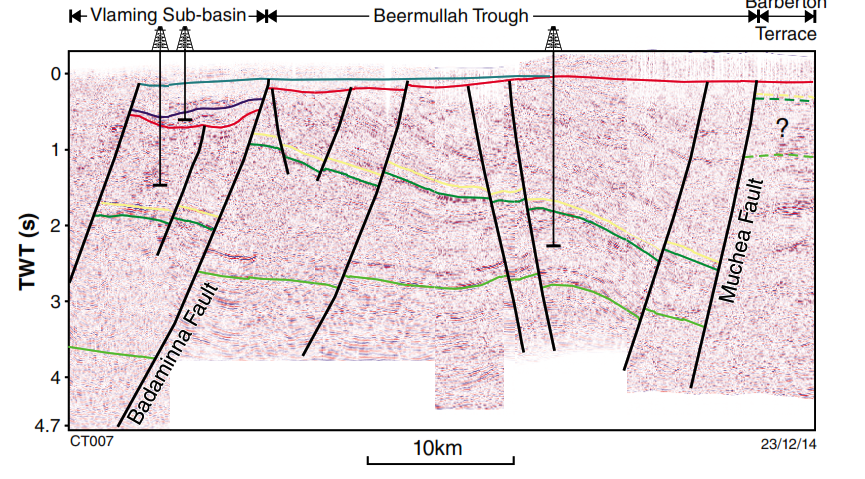
#> input picture Geological_data/Geophysical_data/Thomas_Transect/Figure_11.png, 865 x 479 px
$ python Images_interp.py
#> lines starting #> are read from the running program, lines starting #| are printed output that depends on the picture; after the words box and inside, x2 and y2 are one past the last pixel; in counts of white or black regions, pixels touching at a corner belong together
# -*- coding: utf-8 -*-
"""
Created on Thu Mar 21 08:34:47 2024

@author: 00098687
"""

import numpy as np
import scipy as sp
import pylab as plt
from skimage.measure import label

class transect:

    def __init__(self,coord,px0,px1,z1,z2,pz1,pz2):
        self.coord = coord
        self.px0 = px0
        self.px1 = px1
        self.z1 = z1
        self.z2 = z2
        self.pz1 = pz1
        self.pz2 = pz2
        self.dzdp = (z2-z1)/(pz2-pz1)

        L = []

        for i in range(len(coords)-1):
            L.append(np.sqrt((coords[i,0]-coords[i+1,0])**2 +
                             (coords[i,1]-coords[i+1,1])**2))

        L = np.array(L)
        self.L = np.cumsum(L)/np.sum(L)

    def xyz(self,px,pz):
        frac = (px - self.px0)/(self.px1 - self.px0)
        n = np.argmin(np.abs(self.L-frac))
        if self.L[n]> frac: n-=1
        if n< 0: n = 0
        frac2 = (frac-self.L[n])/(self.L[n+1]-self.L[n])
        x = (1.-frac2) * self.coord[n ,0] + frac2 * self.coord[n+1,0]
        y = (1.-frac2) * self.coord[n ,1] + frac2 * self.coord[n+1,1]
        z = self.z1 + (pz - self.pz1) * self.dzdp
        return(x,y,z)


im = plt.imread('Figure_11.png')
#> im is the input picture: shape (479, 865, 4) float32; mean R, G, B, A 0.906, 0.862, 0.874, 1

#plt.imshow(im)

#print(ljhvljv)

dum = np.zeros(np.shape(im)[:2])

dum = np.copy(im[:,:,2])

dum[dum == 1] = 0.9

dum[dum <= 0.01] = 1.
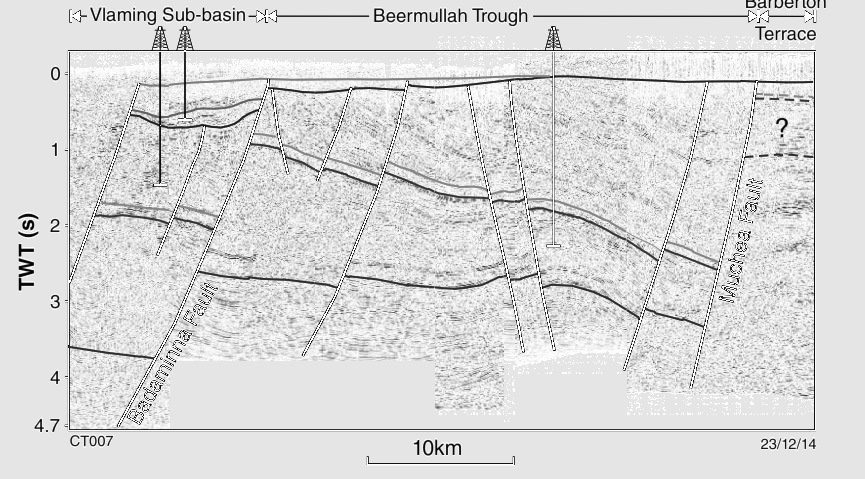
#> dum: shape (479, 865) float32; min 0.0118, max 1, mean 0.856

dum[dum < 1] = 0
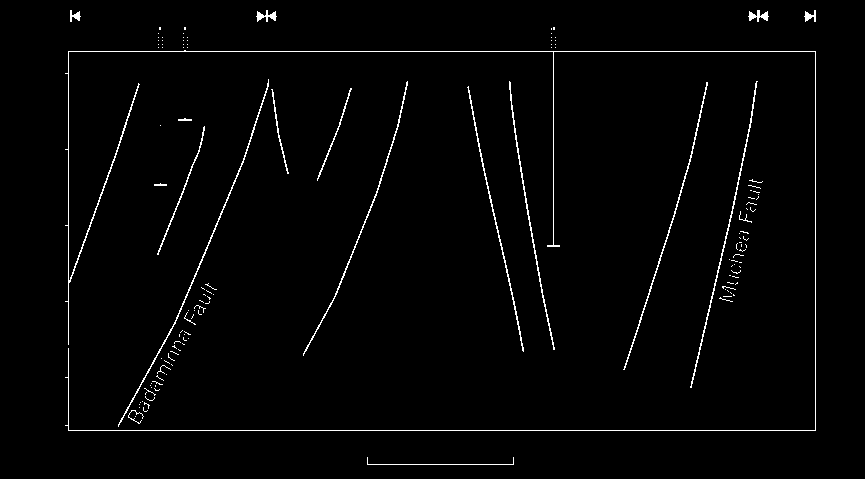
#> dum: shape (479, 865) float32; values 0 (black) and 1 (white), 1.8% white in thin lines or dots, all inside (x1, y1, x2, y2) = (65, 10, 816, 465)

dum2 = np.copy(im[:,:,2])
dum2[dum2 < 0.134] = 1.01
#> dum2: shape (479, 865) float32; min 0.137, max 1.01, mean 0.906
dum2[dum2<1] = 0
dum3 = np.copy(im[:,:,0])
dum2[dum3 < 0.874] = 0.
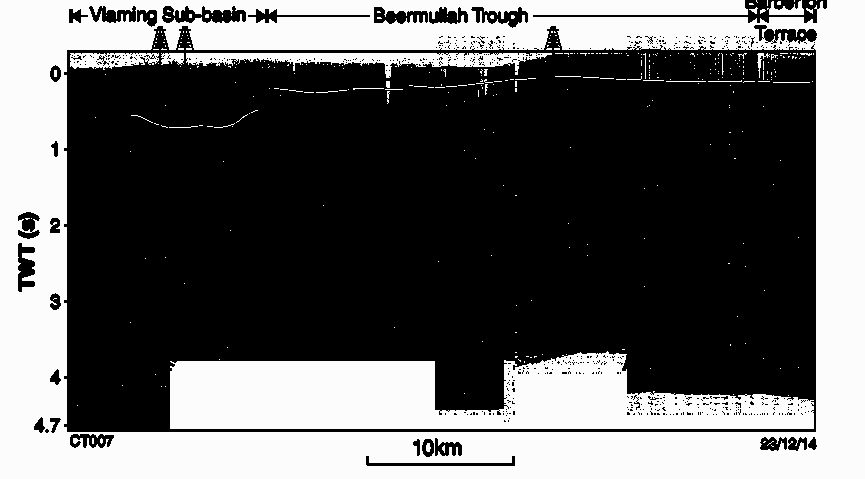
#> dum2: shape (479, 865) float32; min 0, max 1.01, mean 0.38; drawn with min black and max white
dum4 = np.copy(im[:,:,1])
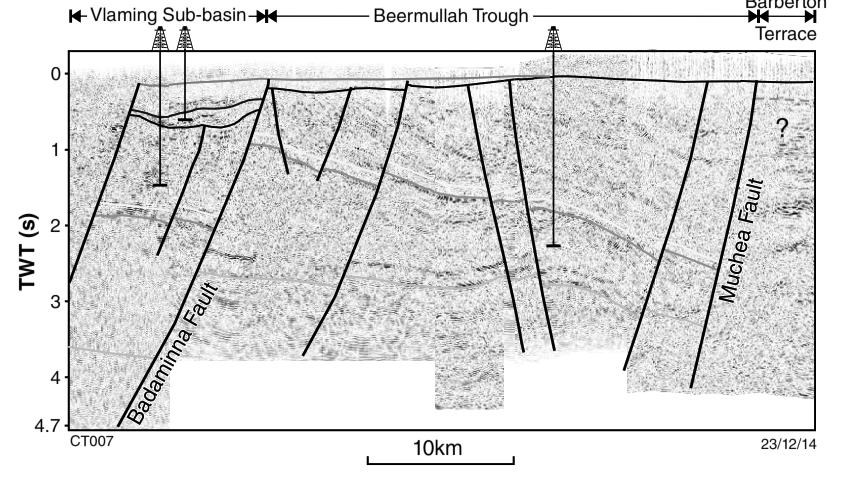
#> dum4: shape (479, 865) float32; min 0, max 1, mean 0.862
dum2[dum4 != 0] = 0
#> dum2: shape (479, 865) float32; values 0 (black) and 1.01 (white), 0.14% white in thin lines or dots, all inside (x1, y1, x2, y2) = (131, 76, 813, 128)

#plt.imshow(dum2)

BU = []
for i in range(np.shape(dum)[0]):
    for j in range(np.shape(dum)[1]):
        if dum2[i,j] > 0.1:
            BU.append([j,i])
BU = np.array(BU)

dum2 = np.copy(im[:,:,0])
dum3 = np.copy(im[:,:,1])
dum4 = np.copy(im[:,:,2])


#print(jhl)
dum2[dum3>0.075] = 0
dum2[dum3<0.073] = 0
#> dum2: shape (479, 865) float32; min 0, max 0.882, mean 0.000124
#plt.imshow(dum2)
dum2[dum4>0.39] = 0
dum2[dum4<0.3] = 0
#> dum2: shape (479, 865) float32; min 0, max 0.208, mean 5.41e-05


dum2[dum2>0.19] = 1
#> dum2: shape (479, 865) float32; values 0 (black) and 1 (white), 0.03% white in thin lines or dots, all inside (x1, y1, x2, y2) = (132, 99, 261, 118)
#plt.imshow(dum2)
SPS = []

for i in range(np.shape(dum)[0]):
    for j in range(np.shape(dum)[1]):
        if dum2[i,j] > 0.1:
            SPS.append([j,i])

SPS = np.array(SPS)

dum2 = np.copy(im[:,:,0])
dum3 = np.copy(im[:,:,1])
dum4 = np.copy(im[:,:,2])


#print(jhl)
dum2[dum3<0.95] = 0
dum2[dum3>0.96] = 0
plt.imshow(dum2)
dum2[dum4<0.51] = 0
dum2[dum4>0.52] = 0
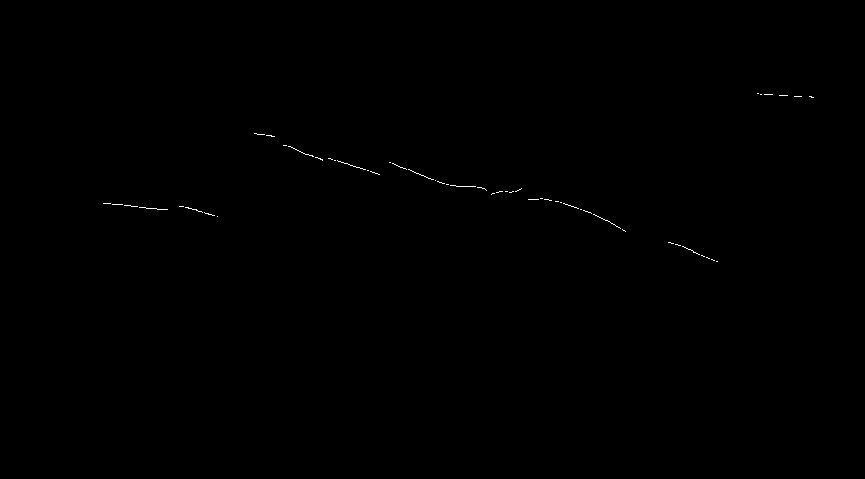
#> dum2: shape (479, 865) float32; min 0, max 0.965, mean 0.00115


dum2[dum2>0.96] = 1
#> dum2: shape (479, 865) float32; values 0 (black) and 1 (white), 0.12% white in thin lines or dots, all inside (x1, y1, x2, y2) = (103, 93, 814, 262)

plt.imshow(dum2)

YAR = []

for i in range(np.shape(dum)[0]):
    for j in range(np.shape(dum)[1]):
        if dum2[i,j] > 0.1:
            YAR.append([j,i])

YAR = np.array(YAR)

#print(ugvvluv)

#dum[279:283,68] = 0

#set up coords
pixel_x = 10000./(513 - 367)
pixel_x0 = 68

pixel_TWT = 4.7/(425-73)

labs = label(dum,background = 0.,connectivity = 1)
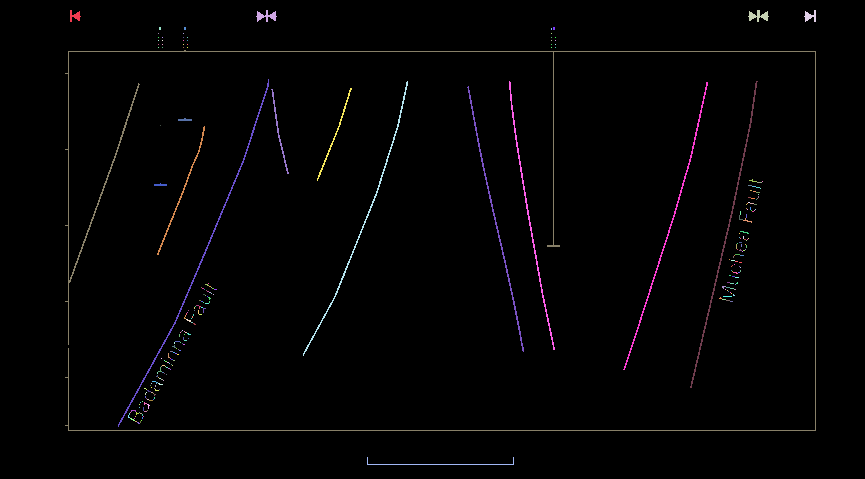
#> labs: shape (479, 865) int64; 286 distinct labels, from 0 to 285; one colour per label, 0 black
#plt.imshow(labs, vmax = 1)


Faults = np.zeros_like(labs)
Faults[labs == 36] = 1
Faults[labs == 47] = 2
Faults[labs == 37] = 3 # Badaminnna
Faults[labs == 44] = 4# Turtle Dove?
Faults[labs == 43] = 5
Faults[labs == 38] = 6
Faults[labs == 42] = 7
Faults[labs == 39] = 8
Faults[labs == 41] = 9
Faults[labs == 40] = 10 #Muchea

plt.imshow(Faults)
F1 = []
F2 = []
F3 = []
F4 = []
F5 = []
F6 = []
F7 = []
F8 = []
F9 = []
F10 = []

for i in range(62, np.shape(Faults)[0],1):
    for j in range(70,np.shape(Faults)[1],1):
        #print(i,j)
        if Faults[i,j] == 1:
            if j < 200 and i < 300:
                F1.append([j,i])
        if Faults[i,j] == 2:
            F2.append([j,i])
        if Faults[i,j] == 3:
            F3.append([j,i])
        if Faults[i,j] == 4:
            F4.append([j,i])
        if Faults[i,j] == 5:
            F5.append([j,i])
        if Faults[i,j] == 6:
            F6.append([j,i])
        if Faults[i,j] == 7:
            F7.append([j,i])
        if Faults[i,j] == 8:
            F8.append([j,i])
        if Faults[i,j] == 9:
            F9.append([j,i])
        if Faults[i,j] == 10:
            F10.append([j,i])

F1 = np.array(F1)
plt.plot(F1[:,0], F1[:,1],'r-', lw = 3)

F2 = np.array(F2)
#plt.plot(F2[:,0], F2[:,1],'r-', lw = 3)

F3 = np.array(F3)
#plt.plot(F3[:,0], F3[:,1],'r-', lw = 3)

F4 = np.array(F4)
#plt.plot(F4[:,0], F4[:,1],'r-', lw = 3)

F5 = np.array(F5)
#plt.plot(F5[:,0], F5[:,1],'r-', lw = 3)

F6 = np.array(F6)
#plt.plot(F6[:,0], F6[:,1],'r-', lw = 3)

F7 = np.array(F7)
#plt.plot(F7[:,0], F7[:,1],'r-', lw = 3)

F8 = np.array(F8)
#plt.plot(F8[:,0], F8[:,1],'r-', lw = 3)

F9 = np.array(F9)
#plt.plot(F9[:,0], F9[:,1],'r-', lw = 3)

F10 = np.array(F10)
plt.plot(F10[:,0], F10[:,1],'r-', lw = 3)


"""im = plt.imread('plan_view.png')
plt.imshow(im)

x = [573,590,590,614,611,629,629,636,636,651,662,688]
y = [653,650,638,632,621,616,611,608,606,603,601,594]
x = np.array(x)
y = np.array(y)
plt.plot(x,y,lw = 3)

lat_pix =(31.3229039-30)/(632-329)
long_pix = 2/(686-214)

x = 114 + (x-214) * long_pix
y = 30 + (y-329) * lat_pix

coord = np.zeros((len(x),2))
coord[:,0] = x
coord[:,1] = -y

plt.savetxt('transect_points.dat', coord)"""

coords = np.array([[359431.7876,	6523505.397],
                   [366261.0667,	6525047.184],
                   [366186.8127,	6530854.706],
                   [375826.5281,	6533877.524],
                   [374553.3203,	6539186.539],
                   [381787.2866,	6541690.431],
                   [381760.0886,	6544110.109],
                   [384569.2347,	6545593.271],
                   [384558.6242,	6546561.133],
                   [390598.6072,	6548077.54],
                   [395029.9163,	6549090.553],
                   [405497.1961,	6552577.244]])

px0 = 68
px1 = 815

BoorP = 184
AM3P = 119
Boorz = 0 - 2333.
AM3z = 27. - 729.

T = transect(coords,px0,px1,Boorz,AM3z,BoorP,AM3P)
x,y,z = T.xyz(69,AM3P)

x,y,z = [],[],[]
for i in range(len(F3)):
    xx,yy,zz = T.xyz(F3[i,0],F3[i,1])
    x.append(xx)
    y.append(yy)
    z.append(zz)

X = []
for i in range(len(BU)):
    x,y,z = T.xyz(BU[i,0],BU[i,1])
    X.append([x,y,z])
X = np.array(X)
plt.savetxt('BU_thomas.dat',X)

X = []
for i in range(len(YAR)):
    x,y,z = T.xyz(YAR[i,0],YAR[i,1])
    X.append([x,y,z])
X = np.array(X)
plt.savetxt('Yar_base_thomas.dat',X)


X = []
for i in range(len(SPS)):
    x,y,z = T.xyz(SPS[i,0],SPS[i,1])
    X.append([x,y,z])
X = np.array(X)
plt.savetxt('Top_SPS_thomas.dat',X)
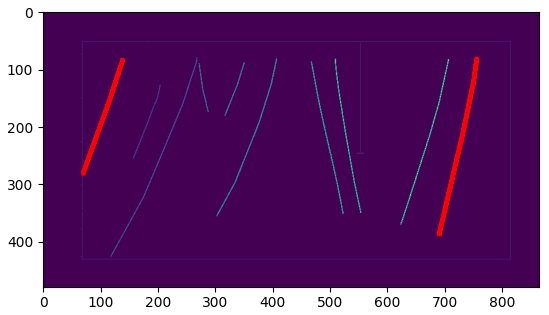
#> figure drawn by matplotlib, 1 panel
